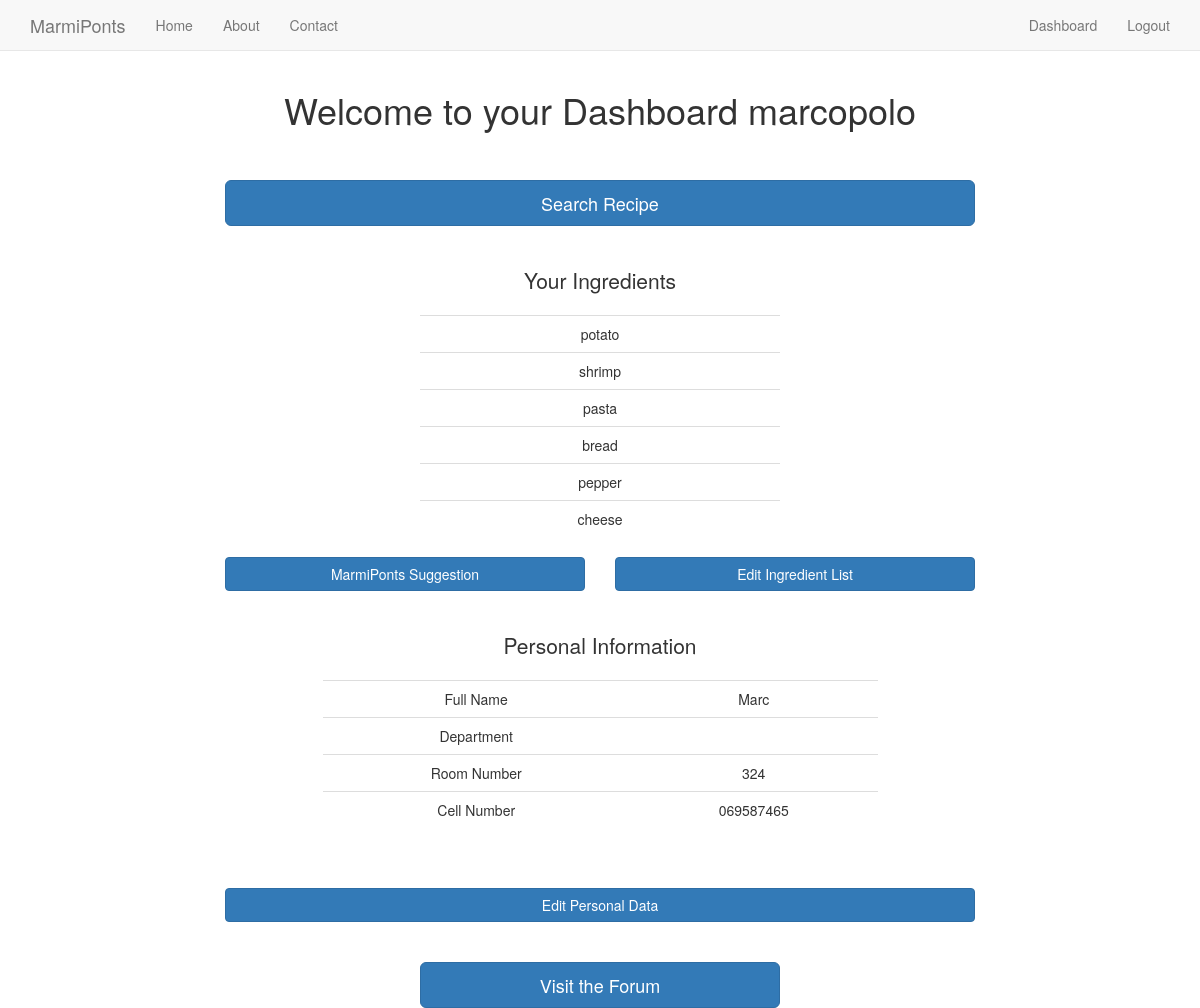
/dashboard/ (signed in), run on an earlier commit of the app's database.
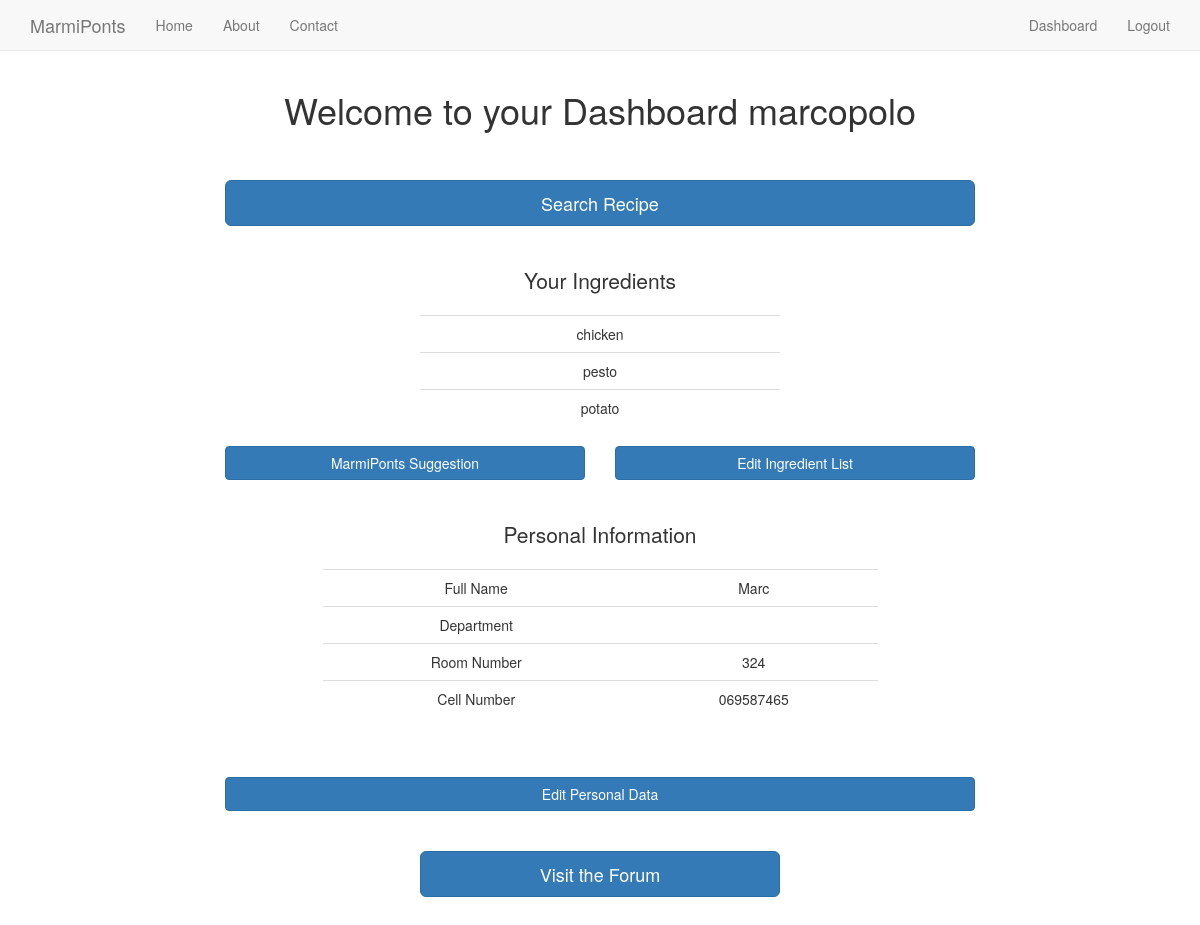
And on a later commit of the database.
### Core/models.py (models this page shows, shortened)
class Ingredient(models.Model):
	user = models.ForeignKey(User)
	ingredient = models.CharField(max_length=20, null=False, blank=False)

### Core/views.py (the view)
# urls.py: url(r'^dashboard/$', 'Core.views.dashboard', name='dashboard'),
@login_required
def dashboard(request):
	context={}
	Information_list = Information.objects.filter(user=request.user)
	Ingredient_list = Ingredient.objects.filter(user=request.user)
	Text_Info_Perso= "You did not edited your Personal Data! Do it ASAP to enjoy MarmiPonts"
	Text_Info_Ingred= "You have nothing in your Ingredient list!"
	if len(Information_list)>0:
		context["info"]= Information_list[0]
	else:
		context["textinfo_perso"]= Text_Info_Perso
	if len(Ingredient_list)>0:
		context["ingred"] = Ingredient_list
	else:
		context["textinfo_ingred"]=Text_Info_Ingred
	return render(request, "dashboard.html",context)

### templates/dashboard.html (shortened to what this page needs)
{% extends "base.html" %}
{% load staticfiles %}
{%block content%}
<h1 class=' text-align-center'>  Welcome to your Dashboard {{user}} </h1>
<br> <br>
<div class='row'>
	<div class='col-sm-8 col-sm-offset-2'>
			<form action="{% url 'search'%}" method="GET">
			<input class='btn  btn-primary btn-block btn-lg' type="submit" value="Search Recipe"/>
			</form>
	</div>
</div>
<br> <br>
{% if ingred %}
<div class='row'>
	<div class='col-sm-4 col-sm-offset-4'>
	<p class='lead text-align-center'> Your Ingredients </p>
<table class='table'>
	{% for instance in ingred %}
		<tr><td class='text-align-center'> {{instance.ingredient}} 	</td></tr>
	{%endfor%}
</table>
</div>
</div>
<div class='row'>
	<div class='col-xs-4 col-xs-offset-2'>
			<form action="{% url 'suggest'%}" method="GET">
			<input class='btn  btn-primary btn-block' type="submit" value="MarmiPonts Suggestion"/>
			</form>
	</div>
	<div class='col-xs-4'>
			<form action="{% url 'ingredients'%}" method="GET">
			<input class='btn  btn-primary btn-block' type="submit" value="Edit Ingredient List"/>
			</form>
	</div>
</div>
{% endif%}
<br> <br>
{% if info %}
<div class='row'>
	<div class='col-sm-6 col-sm-offset-3'>
	<p class='lead text-align-center'> Personal Information </p>
<table class='table'>
		<tr><td class='text-align-center'> Full Name 	</td><td class='text-align-center'>{{info.First_name}} {{info.Last_name}}</td></tr>
		<tr><td class='text-align-center'> Department </td><td class='text-align-center'>{{info.Departement}}</td></tr>
		<tr><td class='text-align-center'> Room Number </td><td class='text-align-center'>{{info.Room_number}}</td></tr>
		<tr><td class='text-align-center'> Cell Number </td><td class='text-align-center'>{{info.Telephone_number}}</td></tr>
</table>
</div>
</div>
{% endif %}
<br>
<div class='row'>
	<div class='col-sm-8 col-sm-offset-2'>
			<form action="{% url 'personalinfo'%}" method="GET">
			<input class='btn  btn-primary btn-block' type="submit" value="Edit Personal Data"/>
			</form>
	</div>
</div>
<br> <br>
<div class='row'>
	<div class='col-sm-4 col-sm-offset-4'>
			<form action="{% url 'forum'%}" method="GET">
			<input class='btn  btn-primary btn-block btn-lg' type="submit" value="Visit the Forum"/>
			</form>
	</div>
</div>
{%endblock%}

What changed in the data, as far as the page shows it:
removed Ingredient: ingredient "shrimp"
removed Ingredient: ingredient "pasta"
removed Ingredient: ingredient "bread"
removed Ingredient: ingredient "pepper"
removed Ingredient: ingredient "cheese"
added Ingredient: ingredient "chicken"
added Ingredient: ingredient "pesto"
